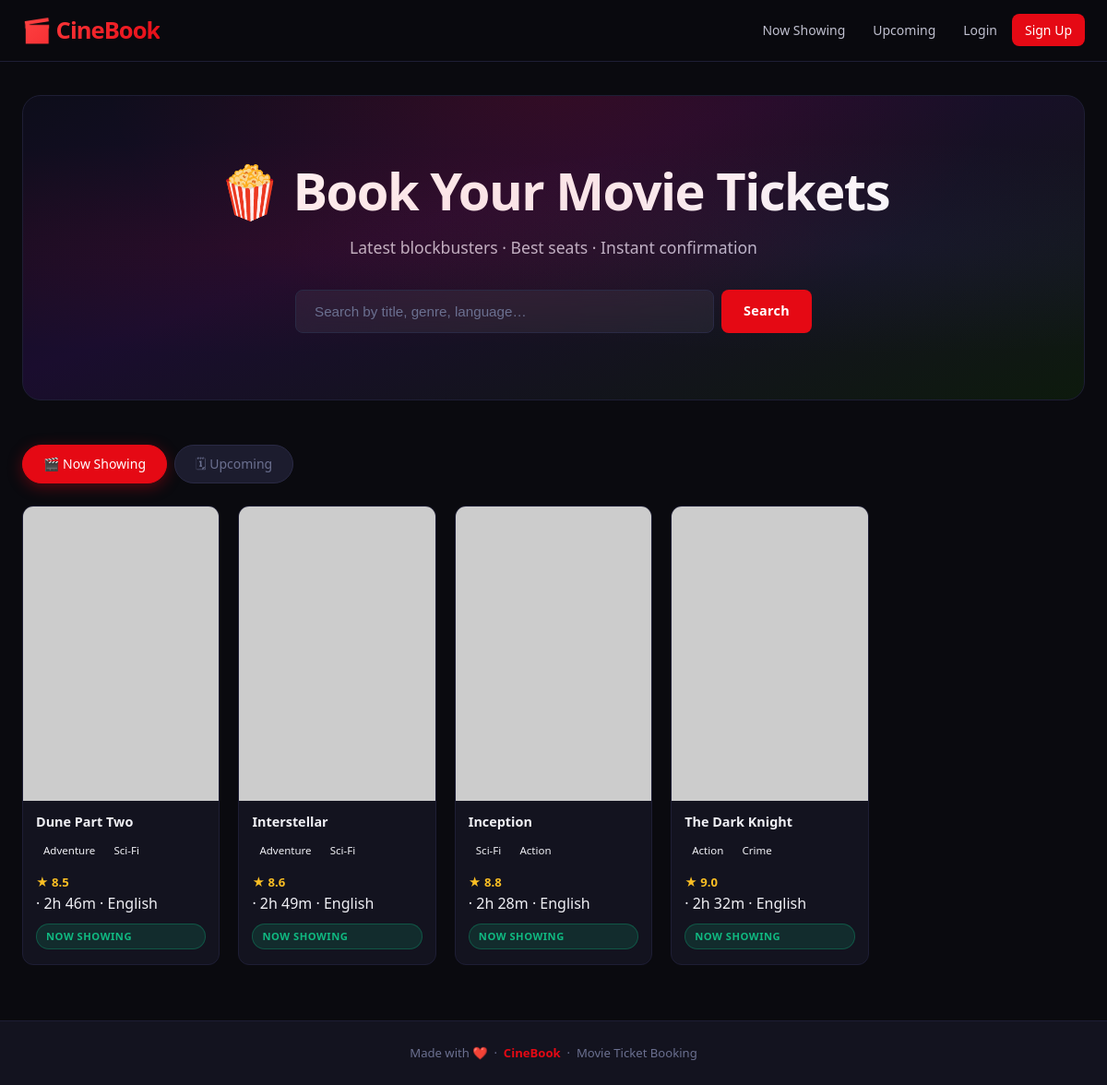
The page / on the database its author committed.
### tables this page shows
CREATE TABLE IF NOT EXISTS movies (
  id INT AUTO_INCREMENT PRIMARY KEY,
  title VARCHAR(200) NOT NULL,
  description TEXT,
  genre VARCHAR(100),
  language VARCHAR(50),
  duration INT,
  rating DECIMAL(3,1) DEFAULT 0,
  poster VARCHAR(255),
  trailer_url VARCHAR(255),
  release_date DATE,
  status ENUM('now_showing','upcoming') DEFAULT 'now_showing',
  created_at TIMESTAMP DEFAULT CURRENT_TIMESTAMP
);

### includes/functions.php (called while the page is built, shortened)
<?php
function e($s) { return htmlspecialchars($s ?? '', ENT_QUOTES, 'UTF-8'); }
function formatDuration($minutes) {
    $h = intdiv($minutes, 60);
    $m = $minutes % 60;
    return ($h ? "{$h}h " : '') . ($m ? "{$m}m" : '');
}

### index.php (the view, shortened to what this page needs)
<?php
require_once __DIR__ . '/includes/header.php';
$status = in_array($_GET['status'] ?? '', ['now_showing','upcoming']) ? $_GET['status'] : 'now_showing';
$search = trim($_GET['q'] ?? '');
$sql = "SELECT * FROM movies WHERE status=?";
$params = [$status]; $types = 's';
$sql .= " ORDER BY release_date DESC";
$stmt = $conn->prepare($sql);
$stmt->bind_param($types, ...$params);
$stmt->execute();
$movies = $stmt->get_result()->fetch_all(MYSQLI_ASSOC);
?>
<div class="hero">
  <h1>🍿 Book Your Movie Tickets</h1>
  <p>Latest blockbusters · Best seats · Instant confirmation</p>
  <form class="search-bar" method="get" style="position:relative;z-index:1;">
    <input type="text" name="q" placeholder="Search by title, genre, language…" value="<?= e($search) ?>" autofocus>
    <button type="submit" class="btn">Search</button>
  </form>
</div>
<div class="d-flex justify-between align-center flex-wrap gap-2 mb-3">
  <div class="filter-tabs">
    <a href="?status=now_showing" class="filter-tab <?= $status==='now_showing' ? 'active' : '' ?>">🎬 Now Showing</a>
    <a href="?status=upcoming"   class="filter-tab <?= $status==='upcoming'    ? 'active' : '' ?>">🗓 Upcoming</a>
  </div>
</div>
<?php if (empty($movies)): ?>
<div class="empty">
  <div class="icon">🎭</div>
  <h3>No movies found</h3>
  <p>Try a different search or check back later.</p>
</div>
<?php else: ?>
<div class="movie-grid">
  <?php foreach ($movies as $m): ?>
  <a class="movie-card" href="movie.php?id=<?= $m['id'] ?>">
    <div class="movie-card-poster">
      <img src="<?= e($m['poster'] ?: '') ?>"
           alt="<?= e($m['title']) ?>"
           onerror="this.src='https://placehold.co/300x450/1a1a2e/e50914?text=<?= rawurlencode($m['title']) ?>'">
    </div>
    <div class="movie-card-body">
      <h3><?= e($m['title']) ?></h3>
      <div class="meta">
        <?php foreach (explode(',', $m['genre'] ?? '') as $g): ?>
          <span class="genre-tag" style="font-size:.72rem;padding:2px 8px;"><?= e(trim($g)) ?></span>
        <?php endforeach; ?>
      </div>
      <div class="meta" style="margin-top:4px;">
        <?php if ($m['rating'] > 0): ?>
          <span class="rating">★ <?= number_format($m['rating'],1) ?></span> ·
        <?php endif; ?>
        <?= formatDuration((int)$m['duration']) ?> · <?= e($m['language']) ?>
      </div>
      <?php if ($m['status']==='upcoming'): ?>
        <span class="badge badge-upcoming">Upcoming</span>
      <?php else: ?>
        <span class="badge badge-showing">Now Showing</span>
      <?php endif; ?>
    </div>
  </a>
  <?php endforeach; ?>
</div>
<?php endif; ?>
<?php require_once __DIR__ . '/includes/footer.php'; ?>

### rows shown on the page
movies: title "Dune Part Two", genre "Adventure", genre "Sci-Fi", rating "8.5", duration "2h 46m", language "English", status "NOW SHOWING"
movies: title "Interstellar", genre "Adventure", genre "Sci-Fi", rating "8.6", duration "2h 49m", language "English", status "NOW SHOWING"
movies: title "Inception", genre "Sci-Fi", genre "Action", rating "8.8", duration "2h 28m", language "English", status "NOW SHOWING"
movies: title "The Dark Knight", genre "Action", genre "Crime", rating "9.0", duration "2h 32m", language "English", status "NOW SHOWING"

### other values the page prints
SITE_NAME "CineBook"
